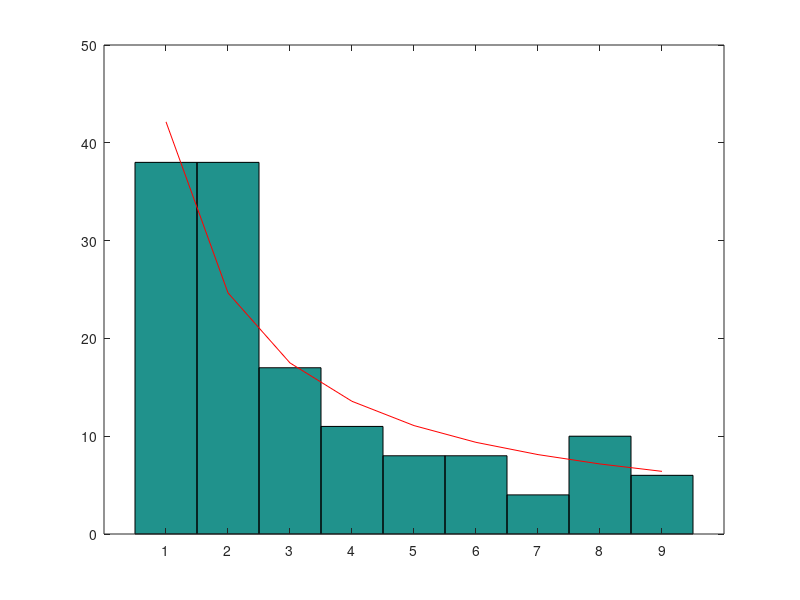

Reproduce this figure in MATLAB. (Note: this script raises an error after producing the figure.)
%Problem 1:

vals = textread('incomeTax/HR_Clinton_2014_tax_return_numbers.txt', '%s');

numbers = unique(str2double(vals));

firstdigit = @(x) floor(x ./ (10 .^ floor(log10(x)))); %obtain first digits

number_of_bins = 9;
nu = number_of_bins - 1;

Histogram = hist(firstdigit(numbers), 1:9);
hist(firstdigit(numbers), 1:9);

BenfordProbabilities = diff(log10(1:10));
N = length(numbers);
BenfordHistogram = N * BenfordProbabilities;
hold on
plot(1:9, BenfordHistogram, 'r')

ChiSquareStatistic = sum((Histogram - BenfordHistogram) .^2 ./ BenfordHistogram)
ChiSquareProbability = cdf('Chisquare', ChiSquareStatistic, nu)


%Problem 3:

